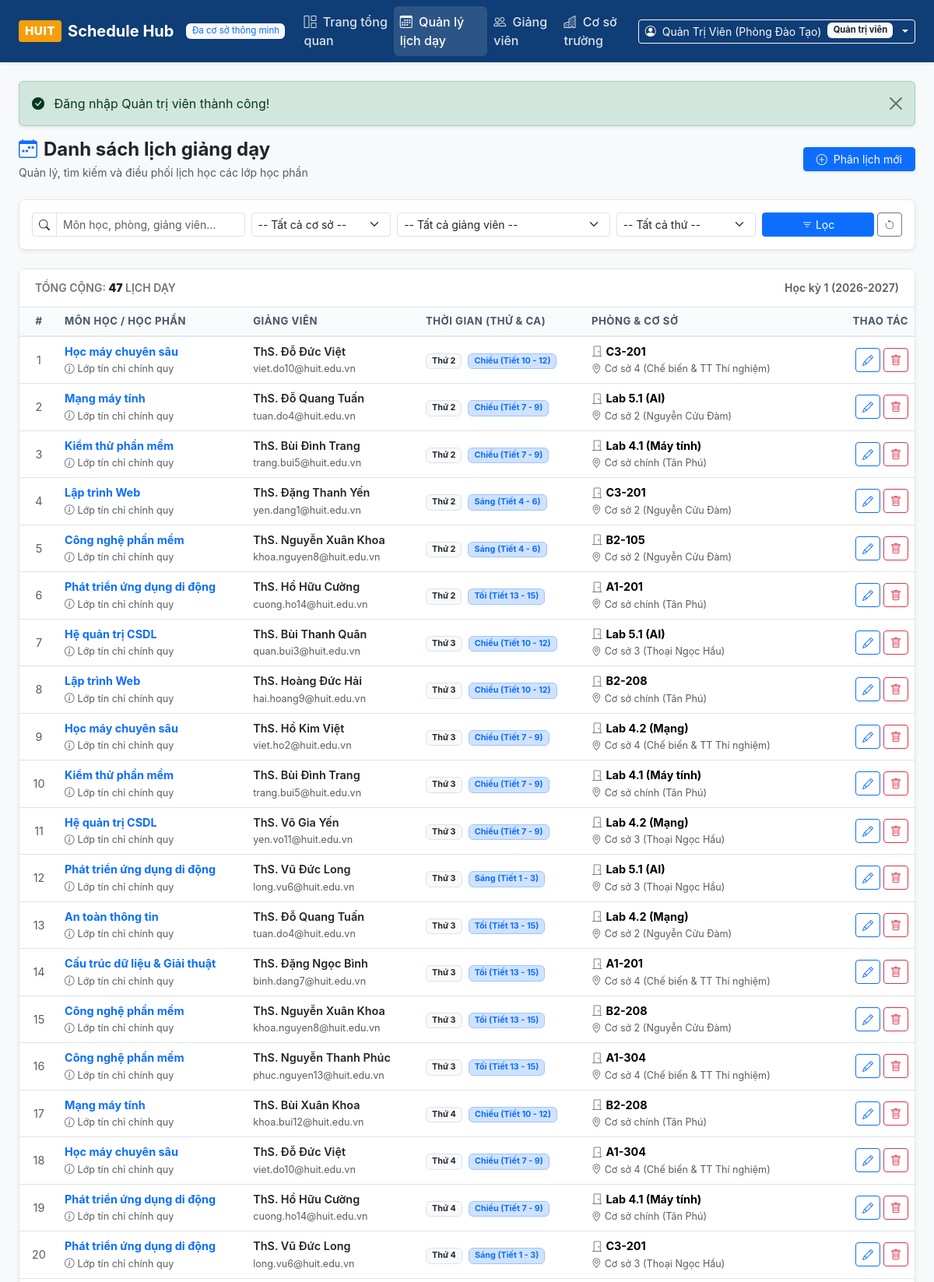
Screenshot of /?action=schedules (signed in, upper part) with the database file from the repository.
### tables this page shows
CREATE TABLE `schedules` (
  `id` int NOT NULL AUTO_INCREMENT,
  `teacher_id` int NOT NULL,
  `branch_id` int NOT NULL,
  `subject_name` varchar(150) NOT NULL,
  `room` varchar(50) NOT NULL,
  `day_of_week` varchar(20) NOT NULL,
  `shift_or_periods` varchar(50) NOT NULL,
  `semester` varchar(50) DEFAULT 'HK1 (2026-2027)',
  `notes` text,
  `created_at` timestamp NULL DEFAULT CURRENT_TIMESTAMP,
  PRIMARY KEY (`id`),
  KEY `fk_schedule_teacher` (`teacher_id`),
  KEY `fk_schedule_branch` (`branch_id`),
  CONSTRAINT `fk_schedule_branch` FOREIGN KEY (`branch_id`) REFERENCES `branches` (`id`) ON DELETE CASCADE,
  CONSTRAINT `fk_schedule_teacher` FOREIGN KEY (`teacher_id`) REFERENCES `teachers` (`id`) ON DELETE CASCADE
);

CREATE TABLE `teachers` (
  `id` int NOT NULL AUTO_INCREMENT,
  `full_name` varchar(150) NOT NULL,
  `email` varchar(150) NOT NULL,
  `phone` varchar(20) NOT NULL,
  `expertise` varchar(255) NOT NULL,
  `password` varchar(255) NOT NULL DEFAULT '$2y$10$92IXUNpkjO0rOQ5byMi.Ye4oKoEa3Ro9llC/.og/at2.uheWG/igi',
  `created_at` timestamp NULL DEFAULT CURRENT_TIMESTAMP,
  PRIMARY KEY (`id`),
  UNIQUE KEY `email` (`email`)
);

CREATE TABLE `branches` (
  `id` int NOT NULL AUTO_INCREMENT,
  `branch_name` varchar(255) NOT NULL,
  `address` varchar(255) NOT NULL,
  `created_at` timestamp NULL DEFAULT CURRENT_TIMESTAMP,
  PRIMARY KEY (`id`)
);

### src/Controllers/ScheduleController.php (called while the page is built, shortened)
<?php
class ScheduleController {
    public function index(): void {
        $filters = [
            'branch_id' => $_GET['branch_id'] ?? null,
            'teacher_id' => $_GET['teacher_id'] ?? null,
            'day_of_week' => $_GET['day_of_week'] ?? null,
            'shift' => $_GET['shift'] ?? null,
            'search' => $_GET['search'] ?? null,
        ];
        $schedules = Schedule::all($filters);
        require_once __DIR__ . '/../../views/schedules/index.php';
    }
}

### src/Models/Schedule.php (called while the page is built, shortened)
<?php
class Schedule {
    public static function all(array $filters = []): array {
        $pdo = Database::getConnection();
        $sql = "SELECT s.*,
                       t.full_name AS teacher_name, t.email AS teacher_email, t.expertise,
                       b.branch_name, b.address AS branch_address
                FROM schedules s
                JOIN teachers t ON s.teacher_id = t.id
                JOIN branches b ON s.branch_id = b.id
                WHERE 1=1";
        $params = [];
        $sql .= " ORDER BY FIELD(s.day_of_week, 'Thứ 2','Thứ 3','Thứ 4','Thứ 5','Thứ 6','Thứ 7'), s.shift_or_periods ASC";
        $stmt = $pdo->prepare($sql);
        $stmt->execute($params);
        return $stmt->fetchAll();
    }
}

### views/schedules/index.php (the view, shortened to what this page needs)
<?php
require_once __DIR__ . '/../layouts/header.php';
?>
<div class="d-flex flex-column flex-md-row justify-content-between align-items-md-center gap-3 mb-4">
    <div>
        <h4 class="fw-bold mb-1 text-dark">
            <i class="bi bi-calendar-week text-primary me-2"></i>Danh sách lịch giảng dạy
        </h4>
        <p class="text-muted small mb-0">Quản lý, tìm kiếm và điều phối lịch học các lớp học phần</p>
    </div>
    <div>
        <a href="?action=schedule_create" class="btn btn-primary btn-sm px-3 shadow-sm">
            <i class="bi bi-plus-circle me-1"></i> Phân lịch mới
        </a>
    </div>
</div>
<div class="card shadow-sm mb-4">
    <div class="card-body p-3">
        <form method="GET" action="" class="row g-2">
            <div class="col-12 col-md-3">
                <div class="input-group input-group-sm">
                    <span class="input-group-text bg-white"><i class="bi bi-search"></i></span>
                    <input type="text" name="search" class="form-control" placeholder="Môn học, phòng, giảng viên..." value="<?= htmlspecialchars($_GET['search'] ?? '') ?>">
                </div>
            </div>
            <div class="col-6 col-md-2">
                <select name="branch_id" class="form-select form-select-sm">
                    <option value="">-- Tất cả cơ sở --</option>
                </select>
            </div>
            <div class="col-6 col-md-3">
                <select name="teacher_id" class="form-select form-select-sm">
                    <option value="">-- Tất cả giảng viên --</option>
                </select>
            </div>
            <div class="col-6 col-md-2">
                <select name="day_of_week" class="form-select form-select-sm">
                    <option value="">-- Tất cả thứ --</option>
                </select>
            </div>
            <div class="col-6 col-md-2 d-flex gap-1">
                <button type="submit" class="btn btn-primary btn-sm flex-fill">
                    <i class="bi bi-filter"></i> Lọc
                </button>
                <a href="?action=schedules" class="btn btn-outline-secondary btn-sm" title="Đặt lại bộ lọc">
                    <i class="bi bi-arrow-counterclockwise"></i>
                </a>
            </div>
        </form>
    </div>
</div>
<div class="card shadow-sm">
    <div class="card-header bg-white d-flex justify-content-between align-items-center">
        <span class="fw-semibold text-secondary small text-uppercase">
            Tổng cộng: <strong class="text-dark"><?= count($schedules) ?></strong> lịch dạy
        </span>
        <div class="small text-muted">Học kỳ 1 (2026-2027)</div>
    </div>
    <div class="card-body p-0 table-responsive">
        <table class="table table-hover align-middle mb-0">
            <thead class="table-light">
                <tr>
                    <th style="width: 50px;" class="text-center">#</th>
                    <th>Môn học / Học phần</th>
                    <th>Giảng viên</th>
                    <th>Thời gian (Thứ & Ca)</th>
                    <th>Phòng & Cơ sở</th>
                    <th style="width: 140px;" class="text-end">Thao tác</th>
                </tr>
            </thead>
            <tbody>
                <?php if (empty($schedules)): ?>
                    <tr>
                        <td colspan="6" class="text-center py-4 text-muted">
                            <i class="bi bi-inbox fs-3 d-block mb-1"></i>
                            Không tìm thấy lịch giảng dạy nào phù hợp với điều kiện tìm kiếm.
                        </td>
                    </tr>
                <?php else: ?>
                    <?php foreach ($schedules as $idx => $s): ?>
                        <tr>
                            <td class="text-center text-muted small"><?= $idx + 1 ?></td>
                            <td>
                                <strong class="text-primary d-block"><?= htmlspecialchars($s['subject_name']) ?></strong>
                                <?php if (!empty($s['notes'])): ?>
                                    <small class="text-muted"><i class="bi bi-info-circle me-1"></i><?= htmlspecialchars($s['notes']) ?></small>
                                <?php endif; ?>
                            </td>
                            <td>
                                <div class="fw-semibold text-dark"><?= htmlspecialchars($s['teacher_name']) ?></div>
                                <small class="text-muted"><?= htmlspecialchars($s['teacher_email']) ?></small>
                            </td>
                            <td>
                                <span class="badge bg-light text-dark border me-1 fw-bold"><?= htmlspecialchars($s['day_of_week']) ?></span>
                                <span class="badge bg-primary-subtle text-primary border border-primary-subtle"><?= htmlspecialchars($s['shift_or_periods']) ?></span>
                            </td>
                            <td>
                                <div><i class="bi bi-door-closed text-secondary me-1"></i><strong><?= htmlspecialchars($s['room']) ?></strong></div>
                                <small class="text-muted"><i class="bi bi-geo-alt me-1"></i><?= htmlspecialchars($s['branch_name']) ?></small>
                            </td>
                            <td class="text-end">
                                <a href="?action=schedule_edit&id=<?= $s['id'] ?>" class="btn btn-outline-primary btn-sm py-1 px-2" title="Chỉnh sửa">
                                    <i class="bi bi-pencil"></i>
                                </a>
                                <form action="?action=schedule_delete" method="POST" class="d-inline" onsubmit="return confirm('Bạn có chắc chắn muốn xóa lịch dạy này?');">
                                    <button type="submit" class="btn btn-outline-danger btn-sm py-1 px-2" title="Xóa">
                                        <i class="bi bi-trash"></i>
                                    </button>
                                </form>
                            </td>
                        </tr>
                    <?php endforeach; ?>
                <?php endif; ?>
            </tbody>
        </table>
    </div>
</div>
<?php require_once __DIR__ . '/../layouts/footer.php'; ?>

### public/css/style.css (style rules this page uses)
:root { --huit-primary: #0f3d75; --huit-primary-hover: #0b2e59; --huit-accent: #0284c7; --huit-bg: #f8fafc; --huit-card-bg: #ffffff; --huit-border: #e2e8f0; --huit-text-main: #1e293b; --huit-text-muted: #64748b; }
body { background-color: var(--huit-bg); color: var(--huit-text-main); font-family: -apple-system, BlinkMacSystemFont, "Segoe UI", Roboto, "Helvetica Neue", Arial, sans-serif; min-height: 100vh; display: flex; flex-direction: column; }
.card { background-color: var(--huit-card-bg); border: 1px solid var(--huit-border); border-radius: 8px; box-shadow: 0 1px 3px rgba(0, 0, 0, 0.04); }
.card-header { background-color: #ffffff; border-bottom: 1px solid var(--huit-border); padding: 0.85rem 1.25rem; font-weight: 600; }
.table th { font-size: 0.82rem; text-transform: uppercase; letter-spacing: 0.5px; background-color: #f8fafc; color: #475569; border-bottom: 2px solid var(--huit-border); }
.table td { vertical-align: middle; font-size: 0.9rem; }

### rows the page displays
schedules: subject_name "Học máy chuyên sâu", notes "Lớp tín chỉ chính quy", teacher.full_name "ThS. Đỗ Đức Việt", teacher.email "viet.do10@huit.edu.vn", day_of_week "Thứ 2", shift_or_periods "Chiều (Tiết 10 - 12)", room "C3-201", branch.branch_name "Cơ sở 4 (Chế biến & TT Thí nghiệm)"
schedules: subject_name "Mạng máy tính", notes "Lớp tín chỉ chính quy", teacher.full_name "ThS. Đỗ Quang Tuấn", teacher.email "tuan.do4@huit.edu.vn", day_of_week "Thứ 2", shift_or_periods "Chiều (Tiết 7 - 9)", room "Lab 5.1 (AI)", branch.branch_name "Cơ sở 2 (Nguyễn Cửu Đàm)"
schedules: subject_name "Kiểm thử phần mềm", notes "Lớp tín chỉ chính quy", teacher.full_name "ThS. Bùi Đình Trang", teacher.email "trang.bui5@huit.edu.vn", day_of_week "Thứ 2", shift_or_periods "Chiều (Tiết 7 - 9)", room "Lab 4.1 (Máy tính)", branch.branch_name "Cơ sở chính (Tân Phú)"
schedules: subject_name "Lập trình Web", notes "Lớp tín chỉ chính quy", teacher.full_name "ThS. Đặng Thanh Yến", teacher.email "yen.dang1@huit.edu.vn", day_of_week "Thứ 2", shift_or_periods "Sáng (Tiết 4 - 6)", room "C3-201", branch.branch_name "Cơ sở 2 (Nguyễn Cửu Đàm)"
schedules: subject_name "Công nghệ phần mềm", notes "Lớp tín chỉ chính quy", teacher.full_name "ThS. Nguyễn Xuân Khoa", teacher.email "khoa.nguyen8@huit.edu.vn", day_of_week "Thứ 2", shift_or_periods "Sáng (Tiết 4 - 6)", room "B2-105", branch.branch_name "Cơ sở 2 (Nguyễn Cửu Đàm)"
schedules: subject_name "Phát triển ứng dụng di động", notes "Lớp tín chỉ chính quy", teacher.full_name "ThS. Hồ Hữu Cường", teacher.email "cuong.ho14@huit.edu.vn", day_of_week "Thứ 2", shift_or_periods "Tối (Tiết 13 - 15)", room "A1-201", branch.branch_name "Cơ sở chính (Tân Phú)"
schedules: subject_name "Hệ quản trị CSDL", notes "Lớp tín chỉ chính quy", teacher.full_name "ThS. Bùi Thanh Quân", teacher.email "quan.bui3@huit.edu.vn", day_of_week "Thứ 3", shift_or_periods "Chiều (Tiết 10 - 12)", room "Lab 5.1 (AI)", branch.branch_name "Cơ sở 3 (Thoại Ngọc Hầu)"
schedules: subject_name "Lập trình Web", notes "Lớp tín chỉ chính quy", teacher.full_name "ThS. Hoàng Đức Hải", teacher.email "hai.hoang9@huit.edu.vn", day_of_week "Thứ 3", shift_or_periods "Chiều (Tiết 10 - 12)", room "B2-208", branch.branch_name "Cơ sở chính (Tân Phú)"
schedules: subject_name "Học máy chuyên sâu", notes "Lớp tín chỉ chính quy", teacher.full_name "ThS. Hồ Kim Việt", teacher.email "viet.ho2@huit.edu.vn", day_of_week "Thứ 3", shift_or_periods "Chiều (Tiết 7 - 9)", room "Lab 4.2 (Mạng)", branch.branch_name "Cơ sở 4 (Chế biến & TT Thí nghiệm)"
schedules: subject_name "Kiểm thử phần mềm", notes "Lớp tín chỉ chính quy", teacher.full_name "ThS. Bùi Đình Trang", teacher.email "trang.bui5@huit.edu.vn", day_of_week "Thứ 3", shift_or_periods "Chiều (Tiết 7 - 9)", room "Lab 4.1 (Máy tính)", branch.branch_name "Cơ sở chính (Tân Phú)"
schedules: subject_name "Hệ quản trị CSDL", notes "Lớp tín chỉ chính quy", teacher.full_name "ThS. Võ Gia Yến", teacher.email "yen.vo11@huit.edu.vn", day_of_week "Thứ 3", shift_or_periods "Chiều (Tiết 7 - 9)", room "Lab 4.2 (Mạng)", branch.branch_name "Cơ sở 3 (Thoại Ngọc Hầu)"
schedules: subject_name "Phát triển ứng dụng di động", notes "Lớp tín chỉ chính quy", teacher.full_name "ThS. Vũ Đức Long", teacher.email "long.vu6@huit.edu.vn", day_of_week "Thứ 3", shift_or_periods "Sáng (Tiết 1 - 3)", room "Lab 5.1 (AI)", branch.branch_name "Cơ sở 3 (Thoại Ngọc Hầu)"
schedules: subject_name "An toàn thông tin", notes "Lớp tín chỉ chính quy", teacher.full_name "ThS. Đỗ Quang Tuấn", teacher.email "tuan.do4@huit.edu.vn", day_of_week "Thứ 3", shift_or_periods "Tối (Tiết 13 - 15)", room "Lab 4.2 (Mạng)", branch.branch_name "Cơ sở 2 (Nguyễn Cửu Đàm)"
schedules: subject_name "Cấu trúc dữ liệu & Giải thuật", notes "Lớp tín chỉ chính quy", teacher.full_name "ThS. Đặng Ngọc Bình", teacher.email "binh.dang7@huit.edu.vn", day_of_week "Thứ 3", shift_or_periods "Tối (Tiết 13 - 15)", room "A1-201", branch.branch_name "Cơ sở 4 (Chế biến & TT Thí nghiệm)"
schedules: subject_name "Công nghệ phần mềm", notes "Lớp tín chỉ chính quy", teacher.full_name "ThS. Nguyễn Xuân Khoa", teacher.email "khoa.nguyen8@huit.edu.vn", day_of_week "Thứ 3", shift_or_periods "Tối (Tiết 13 - 15)", room "B2-208", branch.branch_name "Cơ sở 2 (Nguyễn Cửu Đàm)"
schedules: subject_name "Công nghệ phần mềm", notes "Lớp tín chỉ chính quy", teacher.full_name "ThS. Nguyễn Thanh Phúc", teacher.email "phuc.nguyen13@huit.edu.vn", day_of_week "Thứ 3", shift_or_periods "Tối (Tiết 13 - 15)", room "A1-304", branch.branch_name "Cơ sở 4 (Chế biến & TT Thí nghiệm)"
schedules: subject_name "Mạng máy tính", notes "Lớp tín chỉ chính quy", teacher.full_name "ThS. Bùi Xuân Khoa", teacher.email "khoa.bui12@huit.edu.vn", day_of_week "Thứ 4", shift_or_periods "Chiều (Tiết 10 - 12)", room "B2-208", branch.branch_name "Cơ sở chính (Tân Phú)"
schedules: subject_name "Học máy chuyên sâu", notes "Lớp tín chỉ chính quy", teacher.full_name "ThS. Đỗ Đức Việt", teacher.email "viet.do10@huit.edu.vn", day_of_week "Thứ 4", shift_or_periods "Chiều (Tiết 7 - 9)", room "A1-304", branch.branch_name "Cơ sở 4 (Chế biến & TT Thí nghiệm)"
schedules: subject_name "Phát triển ứng dụng di động", notes "Lớp tín chỉ chính quy", teacher.full_name "ThS. Hồ Hữu Cường", teacher.email "cuong.ho14@huit.edu.vn", day_of_week "Thứ 4", shift_or_periods "Chiều (Tiết 7 - 9)", room "Lab 4.1 (Máy tính)", branch.branch_name "Cơ sở chính (Tân Phú)"
schedules: subject_name "Phát triển ứng dụng di động", notes "Lớp tín chỉ chính quy", teacher.full_name "ThS. Vũ Đức Long", teacher.email "long.vu6@huit.edu.vn", day_of_week "Thứ 4", shift_or_periods "Sáng (Tiết 1 - 3)", room "C3-201", branch.branch_name "Cơ sở 3 (Thoại Ngọc Hầu)"

### other values shown
$currentUser['name'] "Quản Trị Viên (Phòng Đào Tạo)"
$_SESSION['flash_success'] "Đăng nhập Quản trị viên thành công!"
count($schedules) "47"
